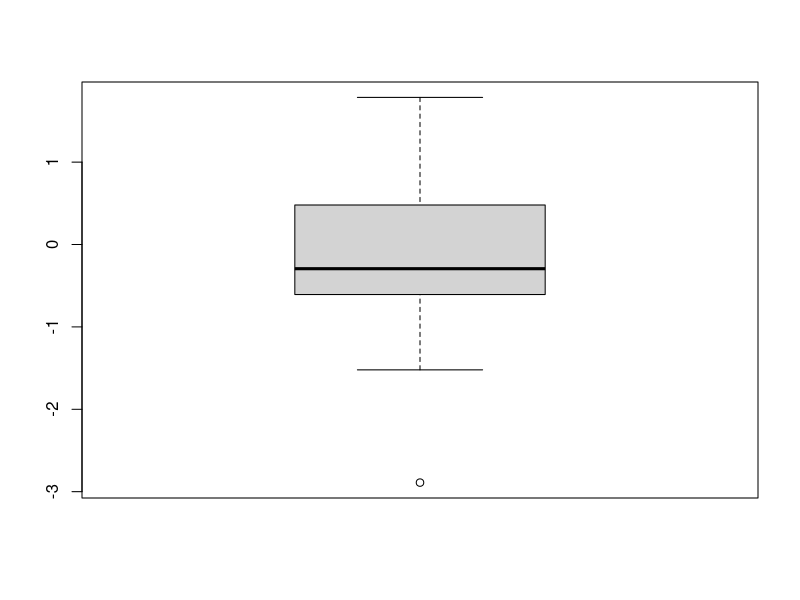

Recreate this plot in R.
## ---- chunk 1
set.seed(20)
data = rnorm(20)
summary(data)
boxplot(data)
